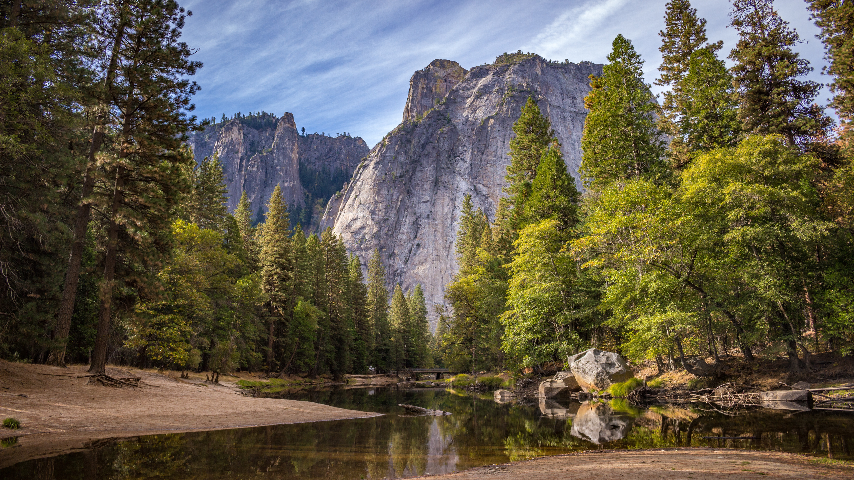
#> input picture docs/examples/v2/0007.png, 854 x 480 px, found by its file name
$ python make_readme_examples.py
#> lines starting #> are read from the running program, lines starting #| are printed output that depends on the picture
import cv2
import os
import numpy as np

NOISE_LEVELS = [10, 30, 50, 70, 90]
METHODS = ['Noisy', 'SMF', 'AMF', 'MDBUTMF', 'EMPR', 'HDMR', 'DAMF', 'DnCNN', 'DnCNN-SP', 'SeConvUNet']

METHOD_DIRS = {
    'Noisy'     : '480p-Test/Noisy_{}',
    'SMF'       : '480p-Test/Cleaned_SMF_{}',
    'AMF'       : '480p-Test/Cleaned_AMF_{}',
    'MDBUTMF'   : '480p-Test/Cleaned_MDBUTMF_{}',
    'EMPR'      : '480p-Test/Cleaned_EMPR_{}',
    'HDMR'      : '480p-Test/Cleaned_HDMR_{}',
    'DAMF'      : '480p-Test/Cleaned_DAMF_{}',
    'DnCNN'     : '480p-Test/Cleaned_DnCNN_{}',
    'DnCNN-SP'  : '480p-Test/Cleaned_DnCNN_SP_{}',
    'SeConvUNet': '480p-Test/Cleaned_SeConvUNet_{}',
}

EXAMPLE_IMG = "0007.png"
OUT_DIR     = "docs/examples/v2"
THUMB_W     = 320
THUMB_H     = 180

os.makedirs(OUT_DIR, exist_ok=True)

def thumb(img):
    return cv2.resize(img, (THUMB_W, THUMB_H), interpolation=cv2.INTER_AREA)

orig = cv2.imread(os.path.join("480p-Test/Originals_resized", EXAMPLE_IMG))
#> orig is the input picture: shape (480, 854, 3); mean B, G, R 74.1, 90.6, 97

for method in METHODS:
    row_imgs = []
    for lv in NOISE_LEVELS:
        p = os.path.join(METHOD_DIRS[method].format(lv), EXAMPLE_IMG)
        img = cv2.imread(p) if os.path.exists(p) else np.zeros_like(orig)
        row_imgs.append(thumb(img))
#> in thumb, `return cv2.resize(img, (THUMB_W, THUMB_H), interpolation=cv2.INTER_AREA)`:
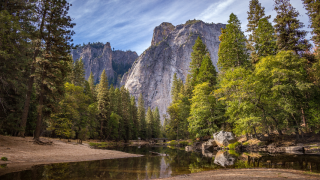
#> returned value: shape (180, 320, 3); mean of channels 0, 1, 2 74.1, 90.6, 97; drawn as B, G, R

    strip = np.hstack(row_imgs)
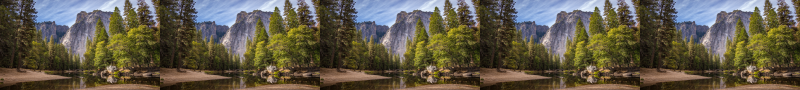
#> strip: shape (180, 1600, 3) (shown at 1/2 size); mean B, G, R 74.1, 90.6, 97
    out_path = os.path.join(OUT_DIR, f"{method}.png")
    cv2.imwrite(out_path, strip)
    print(f"Kaydedildi: {out_path}")

orig_path = os.path.join(OUT_DIR, "Original.png")
orig_strip = np.hstack([thumb(orig)] * 5)
cv2.imwrite(orig_path, orig_strip)
print(f"Kaydedildi: {orig_path}")
#| Kaydedildi: docs/examples/v2/Original.png
print("\nBitti. README için docs/examples/ klasörünü kullan.")
